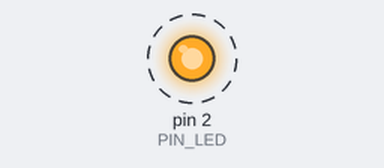
This sketch was run on a simulated Arduino Uno, built with avr-gcc and run on an emulated ATmega328P. On the bench: output pins drawn as LEDs (lit = HIGH). Dashed ring = blinking.

Above: at 0.5 s.
Timing chart, 0 to 4.6 s (numbered marks = the images above):
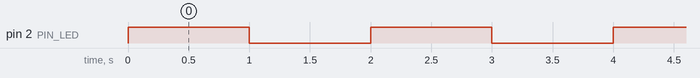

Measured:
- by itself, pin 2 (PIN_LED): alternates HIGH for 1.0 s and LOW for 1.0 s

The sketch:

OnboardLED.ino
```cpp
#define PIN_LED 2

void setup() {
  // put your setup code here, to run once:
  //init pin LED_BUILTIN as output
  pinMode(PIN_LED, OUTPUT);
}

void loop() {
  // put your main code here, to run repeatedly:
  digitalWrite(PIN_LED, HIGH); //turn led off
  delay(1000); //wait 1 sec
  digitalWrite(PIN_LED, LOW); //turn led on
  delay(1000); //wait 1 sec
}
```
